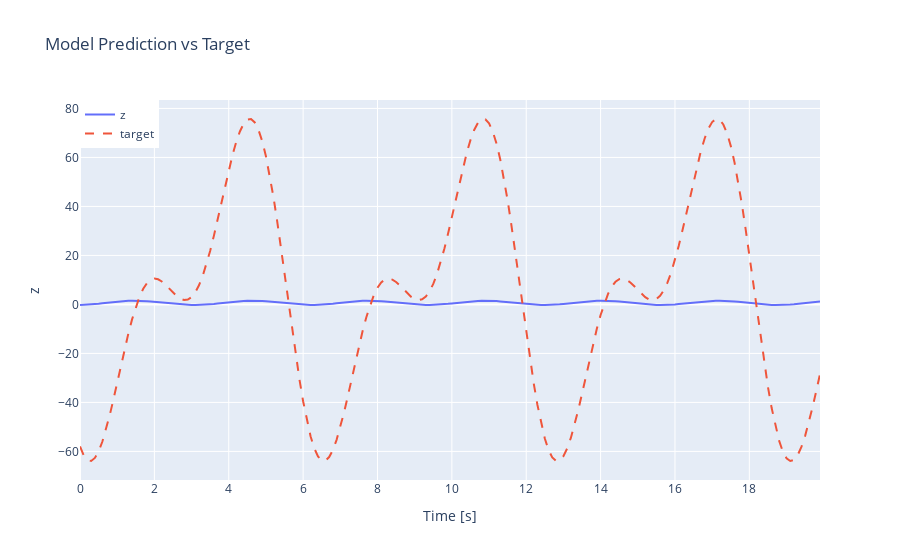

Source (notebook cell):
### Code cell
# Plot the results
fig = go.Figure()

# Add traces for z and target
fig.add_trace(go.Scatter(x=t_vect, y=z.reshape(-1), mode='lines', name='z'))
fig.add_trace(go.Scatter(x=t_vect, y=target[0, :, 0], mode='lines', name='target', line=dict(dash='dash')))

# Update layout
fig.update_layout(
    title="Model Prediction vs Target",
    xaxis_title="Time [s]",
    yaxis_title="z",
    legend=dict(x=0, y=1, traceorder="normal"),
)

# Show the figure
fig.show()

### Figure 1 — Plotly figure (JSON) as saved in the notebook; plotly's stock layout.template omitted (floating-point values rounded to 4 significant figures; data arrays with more than 128 entries replaced by an {"elided": "..."} marker saying what was removed)
{"data": [{"mode": "lines", "name": "z", "type": "scatter", "x": {"elided": "200 float values"}, "y": {"elided": "200 float values"}}, {"line": {"dash": "dash"}, "mode": "lines", "name": "target", "type": "scatter", "x": {"elided": "200 float values"}, "y": {"elided": "200 float values"}}], "layout": {"legend": {"traceorder": "normal", "x": 0, "y": 1}, "title": {"text": "Model Prediction vs Target"}, "xaxis": {"title": {"text": "Time [s]"}}, "yaxis": {"title": {"text": "z"}}}}
